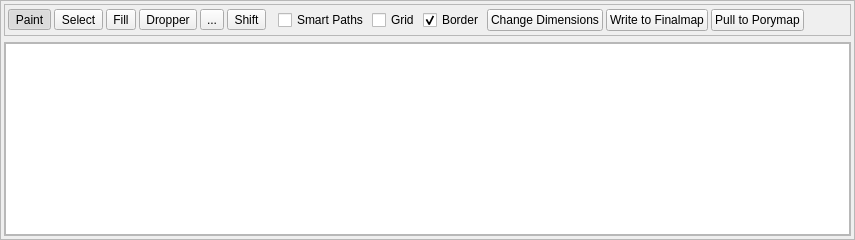
              <widget class="QFrame" name="frame_9">
               <property name="sizePolicy">
                <sizepolicy hsizetype="Preferred" vsizetype="Preferred">
                 <horstretch>1</horstretch>
                 <verstretch>0</verstretch>
                </sizepolicy>
               </property>
               <property name="frameShape">
                <enum>QFrame::Shape::StyledPanel</enum>
               </property>
               <property name="frameShadow">
                <enum>QFrame::Shadow::Raised</enum>
               </property>
               <property name="lineWidth">
                <number>1</number>
               </property>
               <layout class="QGridLayout" name="gridLayout_4">
                <property name="leftMargin">
                 <number>3</number>
                </property>
                <property name="topMargin">
                 <number>3</number>
                </property>
                <property name="rightMargin">
                 <number>3</number>
                </property>
                <property name="bottomMargin">
                 <number>3</number>
                </property>
                <property name="spacing">
                 <number>6</number>
                </property>
                <item row="1" column="0">
                 <widget class="QFrame" name="frame_7">
                  <property name="frameShape">
                   <enum>QFrame::Shape::StyledPanel</enum>
                  </property>
                  <property name="frameShadow">
                   <enum>QFrame::Shadow::Raised</enum>
                  </property>
                  <layout class="QGridLayout" name="gridLayout_2">
                   <property name="leftMargin">
                    <number>0</number>
                   </property>
                   <property name="topMargin">
                    <number>0</number>
                   </property>
                   <property name="rightMargin">
                    <number>0</number>
                   </property>
                   <property name="bottomMargin">
                    <number>0</number>
                   </property>
                   <item row="0" column="0">
                    <widget class="MapView" name="graphicsView_Map" native="true">
                     <property name="sizePolicy">
                      <sizepolicy hsizetype="Expanding" vsizetype="Expanding">
                       <horstretch>0</horstretch>
                       <verstretch>0</verstretch>
                      </sizepolicy>
                     </property>
                     <property name="mouseTracking">
                      <bool>false</bool>
                     </property>
                     <property name="autoFillBackground">
                      <bool>false</bool>
                     </property>
                    </widget>
                   </item>
                  </layout>
                 </widget>
                </item>
                <item row="0" column="0">
                 <widget class="QFrame" name="frame_mapTools">
                  <property name="sizePolicy">
                   <sizepolicy hsizetype="Expanding" vsizetype="Fixed">
                    <horstretch>0</horstretch>
                    <verstretch>0</verstretch>
                   </sizepolicy>
                  </property>
                  <property name="minimumSize">
                   <size>
                    <width>0</width>
                    <height>32</height>
                   </size>
                  </property>
                  <property name="frameShape">
                   <enum>QFrame::Shape::StyledPanel</enum>
                  </property>
                  <property name="frameShadow">
                   <enum>QFrame::Shadow::Raised</enum>
                  </property>
                  <layout class="QHBoxLayout" name="horizontalLayout_2">
                   <property name="spacing">
                    <number>3</number>
                   </property>
                   <property name="leftMargin">
                    <number>3</number>
                   </property>
                   <property name="topMargin">
                    <number>3</number>
                   </property>
                   <property name="rightMargin">
                    <number>3</number>
                   </property>
                   <property name="bottomMargin">
                    <number>3</number>
                   </property>
                   <item>
                    <widget class="QFrame" name="frame_toolButtons">
                     <property name="frameShape">
                      <enum>QFrame::Shape::NoFrame</enum>
                     </property>
                     <property name="frameShadow">
                      <enum>QFrame::Shadow::Raised</enum>
                     </property>
                     <layout class="QHBoxLayout" name="horizontalLayout_17">
                      <property name="spacing">
                       <number>3</number>
                      </property>
                      <property name="leftMargin">
                       <number>0</number>
                      </property>
                      <property name="topMargin">
                       <number>0</number>
                      </property>
                      <property name="rightMargin">
                       <number>9</number>
                      </property>
                      <property name="bottomMargin">
                       <number>0</number>
                      </property>
                      <item>
                       <widget class="QToolButton" name="toolButton_Paint">
                        <property name="enabled">
                         <bool>true</bool>
                        </property>
                        <property name="toolTip">
                         <string>&lt;html&gt;&lt;head/&gt;&lt;body&gt;&lt;p&gt;Pencil&lt;/p&gt;&lt;p&gt;&lt;span style=&quot; font-weight:600;&quot;&gt;Click&lt;/span&gt; and drag to draw on the map.&lt;/p&gt;&lt;p&gt;&lt;span style=&quot; font-weight:600;&quot;&gt;Right-click&lt;/span&gt; and drag to select tiles.&lt;/p&gt;&lt;/body&gt;&lt;/html&gt;</string>
                        </property>
                        <property name="text">
                         <string>Paint</string>
                        </property>
                        <property name="icon">
                         <iconset resource="../resources/images.qrc">
                          <normaloff>:/icons/pencil.ico</normaloff>:/icons/pencil.ico</iconset>
                        </property>
                        <property name="checkable">
                         <bool>true</bool>
                        </property>
                        <property name="checked">
                         <bool>true</bool>
                        </property>
                        <property name="autoRaise">
                         <bool>false</bool>
                        </property>
                       </widget>
                      </item>
                      <item>
                       <widget class="QToolButton" name="toolButton_Select">
                        <property name="enabled">
                         <bool>true</bool>
                        </property>
                        <property name="toolTip">
                         <string>&lt;html&gt;&lt;head/&gt;&lt;body&gt;&lt;p&gt;Pointer&lt;/p&gt;&lt;p&gt;Does nothing&lt;/p&gt;&lt;/body&gt;&lt;/html&gt;</string>
                        </property>
                        <property name="text">
                         <string>Select</string>
                        </property>
                        <property name="icon">
                         <iconset resource="../resources/images.qrc">
                          <normaloff>:/icons/cursor.ico</normaloff>:/icons/cursor.ico</iconset>
                        </property>
                        <property name="checkable">
                         <bool>true</bool>
                        </property>
                       </widget>
                      </item>
                      <item>
                       <widget class="QToolButton" name="toolButton_Fill">
                        <property name="toolTip">
                         <string>&lt;html&gt;&lt;head/&gt;&lt;body&gt;&lt;p&gt;Bucket Fill&lt;/p&gt;&lt;p&gt;Fills all similar tiles in a region with the selected metatiles or elevation&lt;/p&gt;&lt;/body&gt;&lt;/html&gt;</string>
                        </property>
                        <property name="text">
                         <string>Fill</string>
                        </property>
                        <property name="icon">
                         <iconset resource="../resources/images.qrc">
                          <normaloff>:/icons/fill_color.ico</normaloff>:/icons/fill_color.ico</iconset>
                        </property>
                        <property name="checkable">
                         <bool>true</bool>
                        </property>
                       </widget>
                      </item>
                      <item>
                       <widget class="QToolButton" name="toolButton_Dropper">
                        <property name="toolTip">
                         <string>&lt;html&gt;&lt;head/&gt;&lt;body&gt;&lt;p&gt;Eyedropper&lt;/p&gt;&lt;p&gt;&lt;span style=&quot; font-weight:600;&quot;&gt;Click&lt;/span&gt; to select a metatile or elevation.&lt;/p&gt;&lt;/body&gt;&lt;/html&gt;</string>
                        </property>
                        <property name="text">
                         <string>Dropper</string>
                        </property>
                        <property name="icon">
                         <iconset resource="../resources/images.qrc">
                          <normaloff>:/icons/pipette.ico</normaloff>:/icons/pipette.ico</iconset>
                        </property>
                        <property name="checkable">
                         <bool>true</bool>
                        </property>
                       </widget>
                      </item>
                      <item>
                       <widget class="QToolButton" name="toolButton_Move">
                        <property name="toolTip">
                         <string>&lt;html&gt;&lt;head/&gt;&lt;body&gt;&lt;p&gt;Move&lt;/p&gt;&lt;p&gt;Click to drag map around.&lt;/p&gt;&lt;/body&gt;&lt;/html&gt;</string>
                        </property>
                        <property name="text">
                         <string>...</string>
                        </property>
                        <property name="icon">
                         <iconset resource="../resources/images.qrc">
                          <normaloff>:/icons/move.ico</normaloff>:/icons/move.ico</iconset>
                        </property>
                        <property name="checkable">
                         <bool>true</bool>
                        </property>
                       </widget>
                      </item>
                      <item>
                       <widget class="QToolButton" name="toolButton_Shift">
                        <property name="toolTip">
                         <string>&lt;html&gt;&lt;head/&gt;&lt;body&gt;&lt;p&gt;Map Shift&lt;/p&gt;&lt;p&gt;&lt;span style=&quot; font-weight:600;&quot;&gt;Click and drag&lt;/span&gt; on the map to shift the positions of all metatiles (Map tab) or events (Events tab) at once. This is useful after resizing a map.&lt;/p&gt;&lt;/body&gt;&lt;/html&gt;</string>
                        </property>
                        <property name="text">
                         <string>Shift</string>
                        </property>
                        <property name="icon">
                         <iconset resource="../resources/images.qrc">
                          <normaloff>:/icons/shift.ico</normaloff>:/icons/shift.ico</iconset>
                        </property>
                        <property name="checkable">
                         <bool>true</bool>
                        </property>
                       </widget>
                      </item>
                     </layout>
                    </widget>
                   </item>
                   <item>
                    <widget class="QCheckBox" name="checkBox_smartPaths">
                     <property name="toolTip">
                      <string>&lt;html&gt;&lt;head/&gt;&lt;body&gt;&lt;p&gt;Smart-path mode allows easier drawing of paths. If a 3x3 metatile block is selcted in the right panel, then smart path mode will automatically form a pathway using those selected blocks.&lt;/p&gt;&lt;p&gt;When smart-path mode is &lt;span style=&quot; font-weight:600;&quot;&gt;not&lt;/span&gt; enabled, clicking and dragging a selection will tile it in a grid.&lt;/p&gt;&lt;p&gt;Hold down the &lt;span style=&quot; font-weight:600;&quot;&gt;shift&lt;/span&gt; key while editing to quickly enable smart-path mode.&lt;/p&gt;&lt;/body&gt;&lt;/html&gt;</string>
                     </property>
                     <property name="text">
                      <string>Smart Paths</string>
                     </property>
                    </widget>
                   </item>
                   <item>
                    <widget class="QCheckBox" name="checkBox_ToggleGrid">
                     <property name="toolTip">
                      <string>&lt;html&gt;&lt;head/&gt;&lt;body&gt;&lt;p&gt;Toggles a grid over the map's metatile boundaries.&lt;/p&gt;&lt;p&gt;&lt;span style=&quot; font-weight:600;&quot;&gt;Ctrl + G&lt;/span&gt;&lt;/p&gt;&lt;/body&gt;&lt;/html&gt;</string>
                     </property>
                     <property name="styleSheet">
                      <string notr="true"/>
                     </property>
                     <property name="text">
                      <string>Grid</string>
                     </property>
                    </widget>
                   </item>
                   <item>
                    <widget class="QCheckBox" name="checkBox_ToggleBorder">
                     <property name="text">
                      <string>Border</string>
                     </property>
                     <property name="checked">
                      <bool>true</bool>
                     </property>
                    </widget>
                   </item>
                   <item>
                    <widget class="QPushButton" name="pushButton_ChangeDimensions">
                     <property name="toolTip">
                      <string>&lt;html&gt;&lt;head/&gt;&lt;body&gt;&lt;p&gt;Change a map layout's width and height.&lt;/p&gt;&lt;/body&gt;&lt;/html&gt;</string>
                     </property>
                     <property name="text">
                      <string>Change Dimensions</string>
                     </property>
                    </widget>
                   </item>
                   <item>
                    <widget class="QPushButton" name="pushButton_PushToFinalmap">
                     <property name="toolTip">
                      <string>&lt;html&gt;&lt;head/&gt;&lt;body&gt;&lt;p&gt;Write to Finalmap&lt;/p&gt;&lt;p&gt;Turns this map's porytiles into real metatiles and writes them into the map: every field gets one metatile made of its three porytiles and its behavior. Identical fields share one metatile, an existing metatile with the same tiles and behavior is reused, empty slots that nothing uses are filled, and only then is a tileset made longer. Elevations stay as they are. It asks first and it is one Undo step on the Finalmap tab.&lt;/p&gt;&lt;/body&gt;&lt;/html&gt;</string>
                     </property>
                     <property name="text">
                      <string>Write to Finalmap</string>
                     </property>
                    </widget>
                   </item>
                   <item>
                    <widget class="QPushButton" name="pushButton_PullToPorymap">
                     <property name="toolTip">
                      <string>&lt;html&gt;&lt;head/&gt;&lt;body&gt;&lt;p&gt;Pull to Porymap&lt;/p&gt;&lt;p&gt;The other way round: reads this map's metatiles and rebuilds the porytile grid from them, so an existing map can be edited in the Porymap view. Every metatile is split into its three layers, matching porytiles are reused and missing ones created, and each field keeps the behavior its metatile has. This REPLACES the porytiles of this map. It asks first and it is one Undo step in the Porymap view.&lt;/p&gt;&lt;/body&gt;&lt;/html&gt;</string>
                     </property>
                     <property name="text">
                      <string>Pull to Porymap</string>
                     </property>
                    </widget>
                   </item>
                   <item>
                    <widget class="QWidget" name="widget_PreMapLayers" native="true">
                     <layout class="QHBoxLayout" name="horizontalLayout_PreMapLayers">
                      <property name="spacing">
                       <number>8</number>
                      </property>
                      <property name="leftMargin">
                       <number>0</number>
                      </property>
                      <property name="topMargin">
                       <number>0</number>
                      </property>
                      <property name="rightMargin">
                       <number>0</number>
                      </property>
                      <property name="bottomMargin">
                       <number>0</number>
                      </property>
                     </layout>
                    </widget>
                   </item>
                   <item>
                    <spacer name="horizontalSpacer1">
                     <property name="orientation">
                      <enum>Qt::Orientation::Horizontal</enum>
                     </property>
                     <property name="sizeHint" stdset="0">
                      <size>
                       <width>40</width>
                       <height>20</height>
                      </size>
                     </property>
                    </spacer>
                   </item>
                  </layout>
                 </widget>
                </item>
               </layout>
              </widget>
